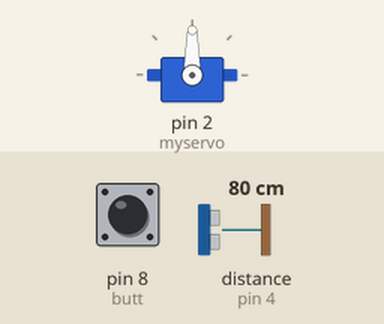
This sketch was run on a simulated Arduino Uno, built with avr-gcc and run on an emulated ATmega328P. On the bench: servo. Inputs (shaded band) come from the test bench; at power-on: pin 8 (butt) LOW, distance to the obstacle (sensor on pin 4) 80 cm. The echo pulse lasts 58.3 µs per cm; what the sketch prints to the serial monitor is not drawn.

Above: at 1.2 s.
1.3 s: pin 8 (butt) pulled HIGH for 0.15 s
At 1.45 s:
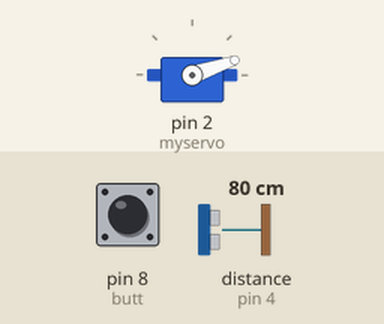
4.3 s: distance to the obstacle (sensor on pin 4) set to 250 cm
At 5.4 s:
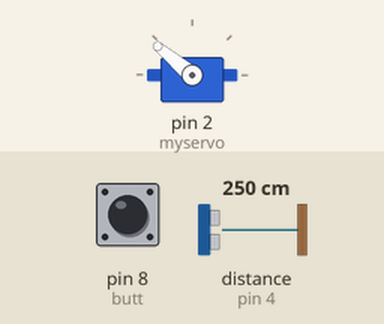
7.3 s: distance to the obstacle (sensor on pin 4) set to 2 cm
At 7.75 s:
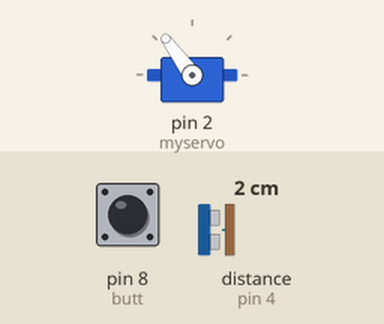
10.3 s: distance to the obstacle (sensor on pin 4) set to 299 cm
13.3 s: pin 8 (butt) pulled HIGH for 1 s
16.3 s: distance to the obstacle (sensor on pin 4) set to 35 cm
At 17.05 s:
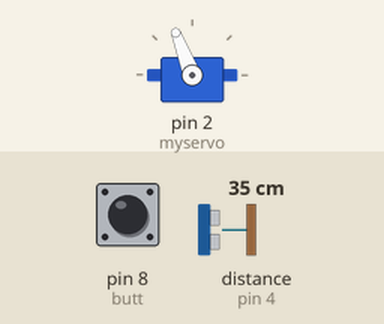
Timing chart, 0 to 20.3 s (numbered marks = the images above; inputs shaded):
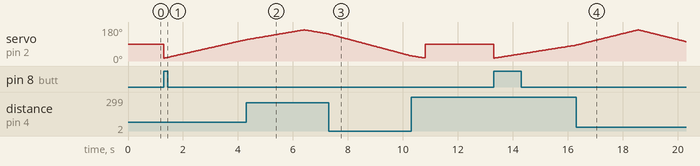

The sketch:

Arduino_Radar.ino
```cpp
#include <Servo.h>


Servo myservo;

const int trigPin = 5;
const int echoPin = 4;

const int butt = 8;

long duration;
int distance;

void setup() {
  myservo.attach(2);
  myservo.write(90);

  pinMode(trigPin, OUTPUT);
  pinMode(echoPin, INPUT);
  pinMode(butt, INPUT);

  Serial.begin(9600);

}

void loop() {
  if (digitalRead(butt) == HIGH){
    for(int i = 15; i < 165; i++){
      myservo.write(i);
      delay(25);

    distance = calculateDistance();

    Serial.print(i);
    Serial.print(",");
    Serial.print(distance);
    Serial.print(".");
    }

    for (int i = 165; i > 15; i--){
      myservo.write(i);
      delay(25);

    distance = calculateDistance();

    Serial.print(i);
    Serial.print(",");
    Serial.print(distance);
    Serial.print(".");
    }
  }
  else{
    myservo.write(90);
  }
}
  int calculateDistance(){

  digitalWrite(trigPin, LOW);

  delayMicroseconds(2);

  // Sets the trigPin on HIGH state for 10 micro seconds

  digitalWrite(trigPin, HIGH);

  delayMicroseconds(10);

  digitalWrite(trigPin, LOW);

  duration = pulseIn(echoPin, HIGH); // Reads the echoPin, returns the sound wave travel time in microseconds

  distance= duration*0.034/2;

  return distance;
  }
```

Measured:
- by itself, servo on pin 2 (myservo): rises from 84° to 165° in 2.2 s, then falls to 103° in 1.7 s
